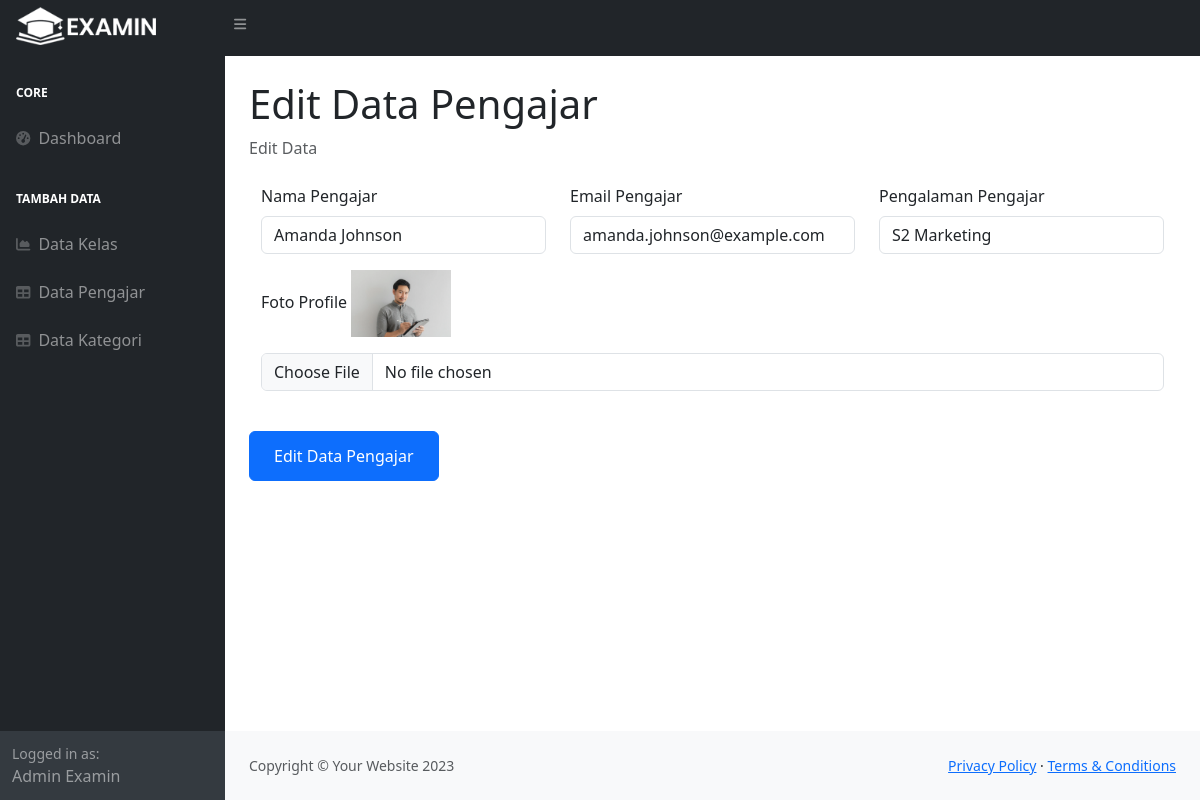
/admin/edit_pengajar.php?edit-pengajar=19, run on the app's committed database.
### tables this page shows
CREATE TABLE `pengajar` (
  `id_pengajar` int(11) NOT NULL,
  `nama_pengajar` varchar(40) NOT NULL,
  `email` varchar(30) NOT NULL,
  `pengalaman` varchar(40) NOT NULL,
  `foto_profile` varchar(255) NOT NULL
);

### admin/edit_pengajar.php (the view, shortened to what this page needs)
<!DOCTYPE html>
<?php
if (isset($_GET['edit-pengajar'])) {
  include "../koneksi.php";
  $id_pengajar = $_GET['edit-pengajar'];
  $query = "SELECT * FROM pengajar where pengajar.id_pengajar = $id_pengajar";
  $sql = mysqli_query($conn, $query);
  $resultPengajar = mysqli_fetch_array($sql);
  $nama_pengajar = $resultPengajar['nama_pengajar'];
  $email_pengajar = $resultPengajar['email'];
  $pengalaman_pengajar = $resultPengajar['pengalaman'];
  $foto_pengajar = $resultPengajar['foto_profile'];
}
?>
<html lang="en">
<head>
  <link href="https://cdn.jsdelivr.net/npm/simple-datatables@7.1.2/dist/style.min.css" rel="stylesheet" />
  <link href="css/styles.css" rel="stylesheet" />
  <link rel="stylesheet" href="https://cdn.datatables.net/1.13.7/css/dataTables.bootstrap5.min.css">
  <link rel="stylesheet" href="https://cdnjs.cloudflare.com/ajax/libs/twitter-bootstrap/5.3.0/css/bootstrap.min.css">
</head>
<body class="sb-nav-fixed">
  <?php include "sidebar/logo_navbar.php" ?>
  <div id="layoutSidenav">
    <div id="layoutSidenav_nav">
      <?php include "sidebar/navbar.php" ?>
    </div>
    <div id="layoutSidenav_content">
      <main>
        <div class="container-fluid px-4">
          <h1 class="mt-4">Edit Data Pengajar</h1>
          <ol class="breadcrumb mb-4">
            <li class="breadcrumb-item active">Edit Data</li>
          </ol>
          <div class="container-fluid">
            <form action="proses_edit.php" class="row" method="post" enctype="multipart/form-data">
              <div class="mb-3 col-4">
                <label for="nama_pengajar" class="form-label">Nama Pengajar</label>
                <input type="text" class="form-control" id="nama_pengajar" name="nama_pengajar" value="<?php echo $nama_pengajar ?>" />
              </div>
              <div class="mb-3 col-4">
                <label for="email_pengajar" class="form-label">Email Pengajar</label>
                <input type="text" class="form-control" id="email_pengajar" name="email" value="<?php echo $email_pengajar ?>" />
              </div>
              <div class="mb-3 col-4">
                <label for="pengalaman_pengajar" class="form-label">Pengalaman Pengajar</label>
                <input type="text" class="form-control" id="pengalaman_pengajar" name="pengalaman" value="<?php echo $pengalaman_pengajar ?>" />
              </div>
              <div class="mb-3">
                <label for="foto_profile" class="form-label">Foto Profile</label>
                <img src="../profilePengajar/<?php echo $foto_pengajar ?>" width=100px>
                <input type="file" class="form-control mt-3" id="foto_profile" name="foto_profile" accept="image/*" />
              </div>
              <button type="submit" class="btn btn-primary col-2 mt-4" name="edit_pengajar">
                Edit Data Pengajar
              </button>
            </form>
          </div>
        </div>
      </main>
      <footer class="py-4 bg-light mt-auto">
        <div class="container-fluid px-4">
          <div class="d-flex align-items-center justify-content-between small">
            <div class="text-muted">Copyright &copy; Your Website 2023</div>
            <div>
              <a href="#">Privacy Policy</a>
              &middot;
              <a href="#">Terms &amp; Conditions</a>
            </div>
          </div>
        </div>
      </footer>
    </div>
  </div>
</body>
</html>

### data on the page
pengajar: nama_pengajar "Amanda Johnson", email "amanda.johnson@example.com", pengalaman "S2 Marketing", foto_profile (picture)
